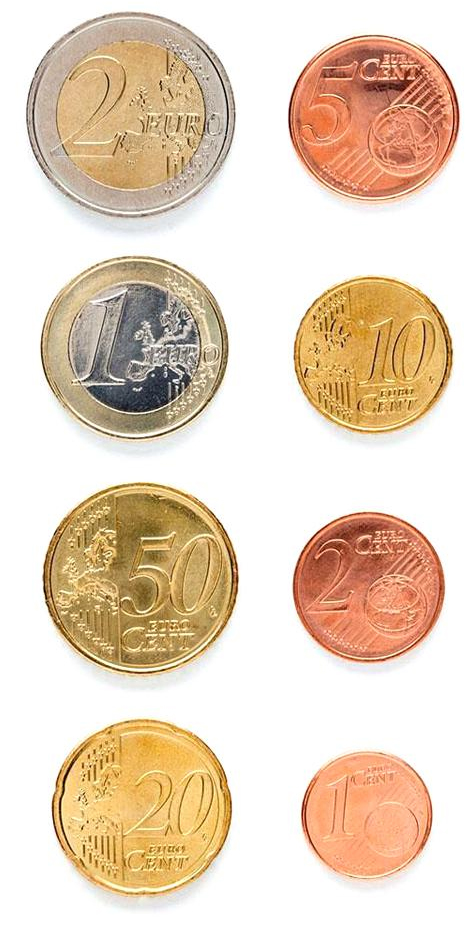
#> input picture Monedas.jpg, 473 x 938 px, given in place of the camera
$ jupyter execute --allow-errors VC_P3.ipynb   (text cells are left out)
#> lines starting #> are read from the running program, lines starting #| are printed output that depends on the picture; after the words box and inside, x2 and y2 are one past the last pixel; in counts of white or black regions, pixels touching at a corner belong together
#> further down, frame is the input picture: shape (938, 473, 3); mean B, G, R 191.5, 212.3, 231.8
[cell 1]
import cv2
import numpy as np
import matplotlib.pyplot as plt
import csv

[cell 2]
click = None

CENT_DIAM_MM = {
    200: 25.75,
    100: 23.25,
    50: 24.25,
    20: 22.25,
    10: 19.75,
    5: 21.25,
    2: 18.75,
    1: 16.25
}

REF = 10  # moneda de referencia (en céntimos)

px_per_mm = None

# [4 lines left out: function on_mouse, not called in this run]

TOL_MM = 0.6
# [5 lines left out: function classify, not called in this run]

def segment(frame):
    gray = cv2.cvtColor(frame, cv2.COLOR_BGR2GRAY)
    gray = cv2.GaussianBlur(gray, (7, 7), 0)

    th = cv2.adaptiveThreshold(gray, 255, cv2.ADAPTIVE_THRESH_GAUSSIAN_C, cv2.THRESH_BINARY_INV, 101, 6)
#> th: shape (938, 473); 23.4% white; 210 white regions (92 under 20 px), largest, box (x1, y1, x2, y2) and area: (42, 482, 239, 676) 15626, (25, 11, 236, 219) 13033, (287, 35, 460, 201) 12110

    k = cv2.getStructuringElement(cv2.MORPH_ELLIPSE, (5, 5))
    th = cv2.morphologyEx(th, cv2.MORPH_OPEN, k)    # quita ruido
#> th: shape (938, 473); 20.7% white; 175 white regions (37 under 20 px), largest, box (x1, y1, x2, y2) and area: (42, 484, 239, 669) 13473, (287, 36, 460, 201) 9945, (25, 11, 236, 219) 9766
    th = cv2.morphologyEx(th, cv2.MORPH_CLOSE, k)   # rellena huecos
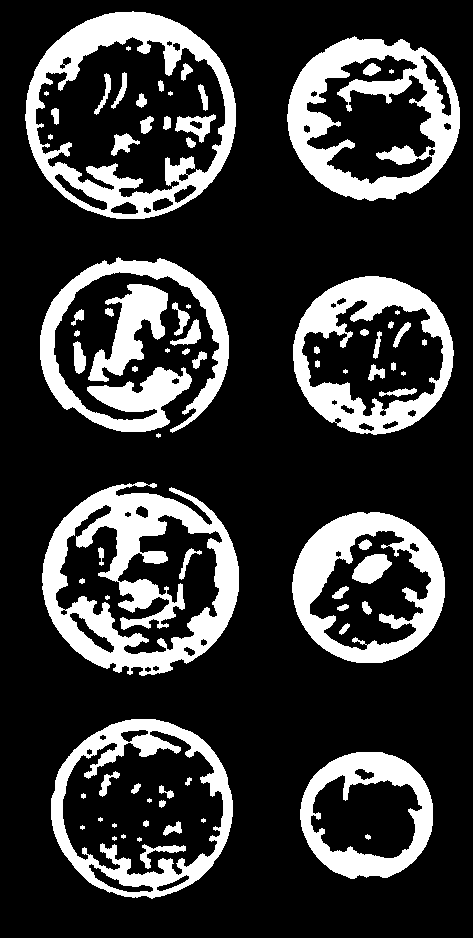
#> th: shape (938, 473); 21.8% white; 80 white regions (19 under 20 px)

    return th

MIN_AREA = 500
MIN_CIRC = 0.6
def detect(frame):
    th = segment(frame)
    contours, _ = cv2.findContours(th, cv2.RETR_EXTERNAL, cv2.CHAIN_APPROX_SIMPLE)
#> contours = 21 contours, 4 with area under 20; largest, box (x1, y1, x2, y2) and area: (25, 11, 236, 219) 34145, (42, 482, 239, 676) 28454, (51, 719, 233, 899) 25344, (287, 36, 460, 201) 21984, (293, 276, 454, 435) 19704
    candidates = []

    for c in contours:
        area = cv2.contourArea(c)

        if area < MIN_AREA:
            continue

        perimeter = cv2.arcLength(c, True)
        if perimeter == 0:
            continue

        circ = 4 * np.pi * area / perimeter**2
        if circ < MIN_CIRC:
            continue

        (cx, cy), _ = cv2.minEnclosingCircle(c)
        d_px = 2 * np.sqrt(area/np.pi)

        candidates.append((c, (int(cx), int(cy)), d_px))  # (contorno, centro, diámetro)
#> this loop made 21 passes
#> area on passes 7, 8, 10, 11, 12, 13, 14, 16: 101, 25, 261.5, 20, 277.5, 81, 43.5, 187.5
#> after the loop, candidates = 6 items

    return candidates

[cell 3]
vid = cv2.VideoCapture(1)

cv2.namedWindow('Monedas')
cv2.setMouseCallback('Monedas', on_mouse)

click = None
px_per_mm = None

while (True):
    ret, frame = vid.read()
    if not ret:
        break

    candidates = detect(frame)
#> candidates = 6 items

    if click is not None:
        for c, center, d_px in candidates:
            if cv2.pointPolygonTest(c, click, False) >= 0:
                px_per_mm = d_px / CENT_DIAM_MM[REF]
                break
        click = None

    total_cent = 0

    if px_per_mm is None:
        msg = f"Haz click en una moneda de {REF/100:.2f} € para calibrar"
        cv2.putText(frame, msg, (10, 30), cv2.FONT_HERSHEY_SIMPLEX, 0.7, (0, 0, 255), 2)
#> frame: shape (938, 473, 3); 0.6% of pixels changed, all inside (x1, y1, x2, y2) = (12, 14, 473, 37)
    else:
        for c, center, d_px in candidates:
            value, d_mm = classify(d_px)

            if value is None:
                cv2.drawContours(frame, [c], -1, (0, 0, 255), 2)   # rojo: no reconocida
                continue

            total_cent += value
            cv2.drawContours(frame, [c], -1, (0, 255, 0), 2)
            cv2.putText(frame, f"{value/100:.2f}", (center[0] - 25, center[1]), cv2.FONT_HERSHEY_SIMPLEX, 0.6, (255, 0, 0), 2)

        cv2.putText(frame, f"Total: {total_cent/100:.2f} EUR", (10, frame.shape[0] - 20), cv2.FONT_HERSHEY_SIMPLEX, 1.5, (0, 255, 0), 3)

    cv2.imshow('Monedas', frame)
    if cv2.waitKey(20) == 27:
#> (key Esc is pressed here)
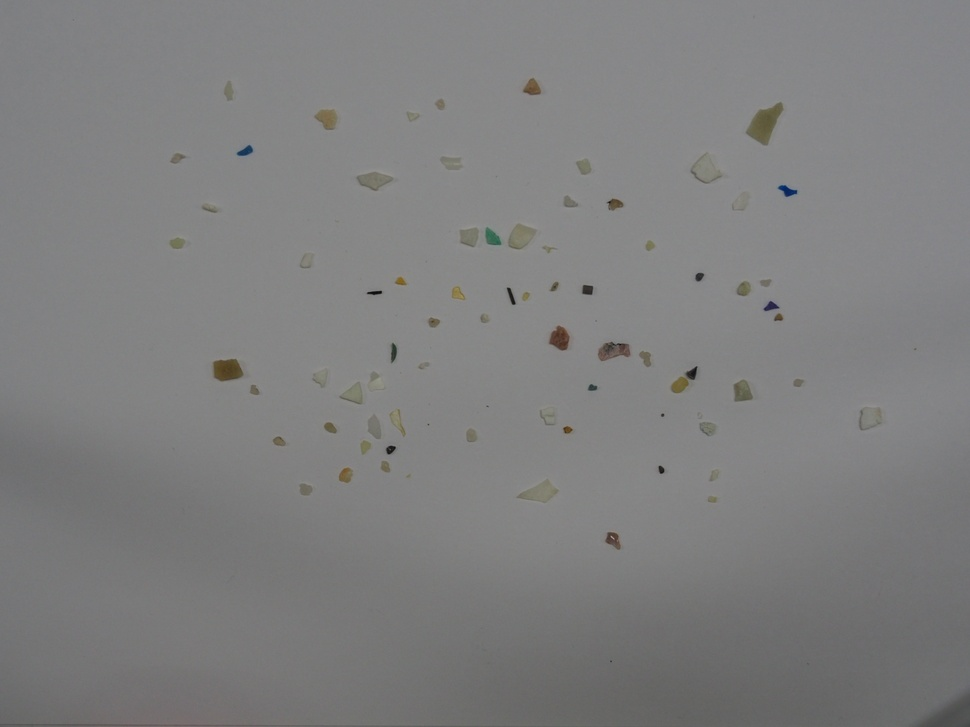
#> input picture fragment-03-olympus-10-01-2020.JPG, 970 x 727 px, shrunk from 4608 x 3456 before the run
#> in show_seg, img is the input picture: shape (727, 970, 3); mean B, G, R 126.9, 126.8, 126.8
        break

vid.release()
cv2.destroyAllWindows()

[cell 4]
MIN_AREA = 150
MAX_AREA = 20000
MIN_T = 10

TRAIN_IMAGES = {
    "FRA": "fragment-03-olympus-10-01-2020.JPG",
    "PEL": "pellet-03-olympus-10-01-2020.JPG",
    "TAR": "tar-03-olympus-10-01-2020.JPG",
}
TEST_IMAGE = "MPs_test.jpg"

def segment_particles(img_bgr):
    blur = cv2.GaussianBlur(img_bgr, (5, 5), 0)
    lab = cv2.cvtColor(blur, cv2.COLOR_BGR2LAB).astype(np.float32)
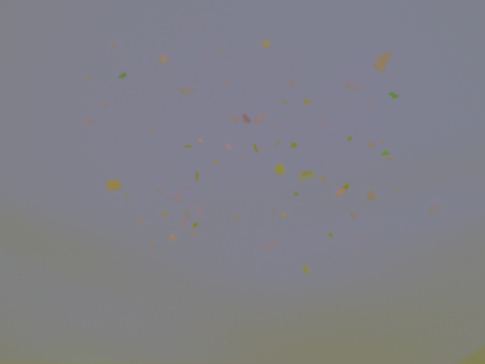
#> lab: shape (727, 970, 3) float32 (shown at 1/2 size); mean B, G, R 135.6, 128, 128

    bg_color = np.median(lab.reshape(-1, 3), axis=0)
#> bg_color = [140, 128, 128]

    # TODO: Explicar bien estas dos líneas
    dist = np.linalg.norm(lab - bg_color, axis=2)
    dist = np.clip(dist * 2.5, 0, 255).astype(np.uint8)
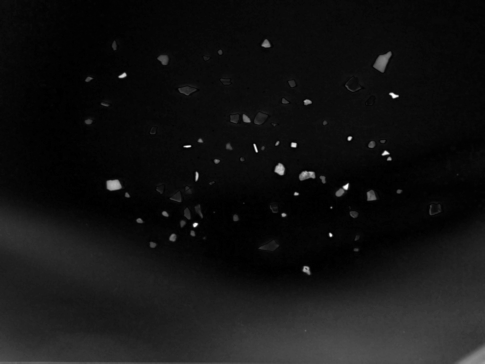
#> dist: shape (727, 970) (shown at 1/2 size); min 0, max 255, mean 18.3

    t, _ = cv2.threshold(dist, 0, 255, cv2.THRESH_BINARY + cv2.THRESH_OTSU)
#> t = 28
    _, th = cv2.threshold(dist, max(t, MIN_T), 255, cv2.THRESH_BINARY)
#> th: shape (727, 970); 24.1% white; 201 white regions (110 under 20 px), largest, box (x1, y1, x2, y2) and area: (0, 415, 970, 727) 157962, (746, 102, 784, 145) 881, (212, 358, 245, 382) 635

    k = cv2.getStructuringElement(cv2.MORPH_ELLIPSE, (5, 5))
    th = cv2.morphologyEx(th, cv2.MORPH_OPEN, k)                # quita ruido
#> th: shape (727, 970); 23.4% white; 85 white regions (6 under 20 px), largest, box (x1, y1, x2, y2) and area: (0, 476, 970, 727) 125677, (0, 416, 365, 609) 28722, (746, 102, 784, 145) 879
    th = cv2.morphologyEx(th, cv2.MORPH_CLOSE, k, iterations=2) # rellena huecos
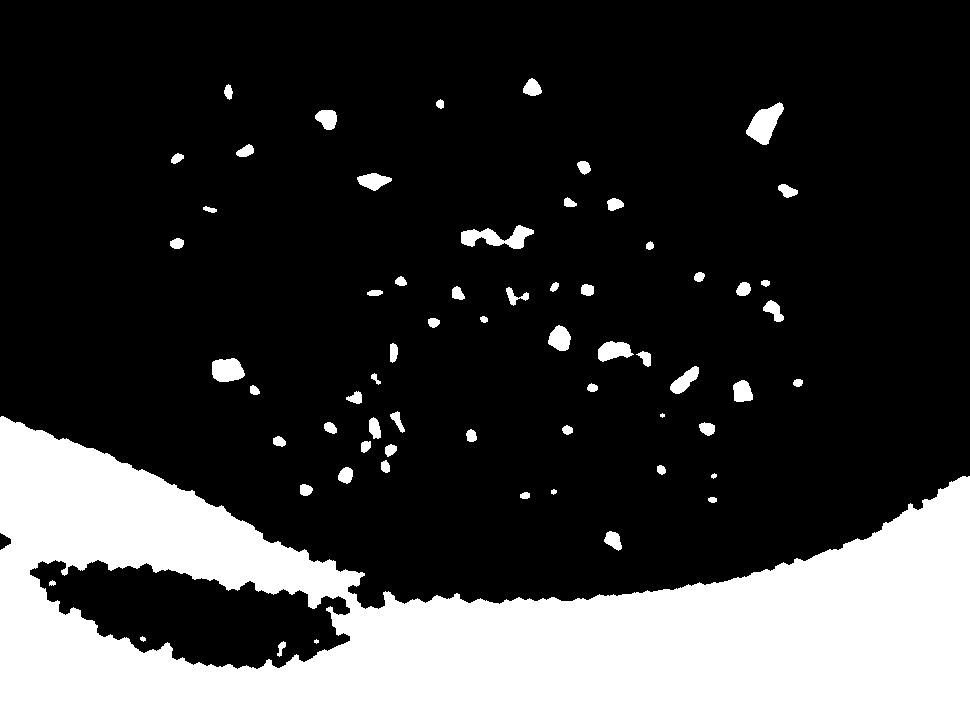
#> th: shape (727, 970); 23.9% white; 64 white regions (2 under 20 px)

    contours, _ = cv2.findContours(th, cv2.RETR_EXTERNAL, cv2.CHAIN_APPROX_SIMPLE)
#> contours = 60 contours, 3 with area under 20; largest, box (x1, y1, x2, y2) and area: (0, 416, 970, 727) 177232, (746, 102, 784, 145) 826, (461, 225, 534, 249) 800, (212, 358, 245, 382) 591, (598, 341, 634, 362) 462
    contours = [c for c in contours if MIN_AREA <= cv2.contourArea(c) <= MAX_AREA]
#> contours = 15 contours; largest, box (x1, y1, x2, y2) and area: (746, 102, 784, 145) 826, (461, 225, 534, 249) 800, (212, 358, 245, 382) 591, (598, 341, 634, 362) 462, (548, 325, 571, 351) 393
    return contours

def show_seg(path):
    img = cv2.imread(path)
    contours = segment_particles(img)
    vis = img.copy()
    cv2.drawContours(vis, contours, -1, (0, 255, 0), 2)
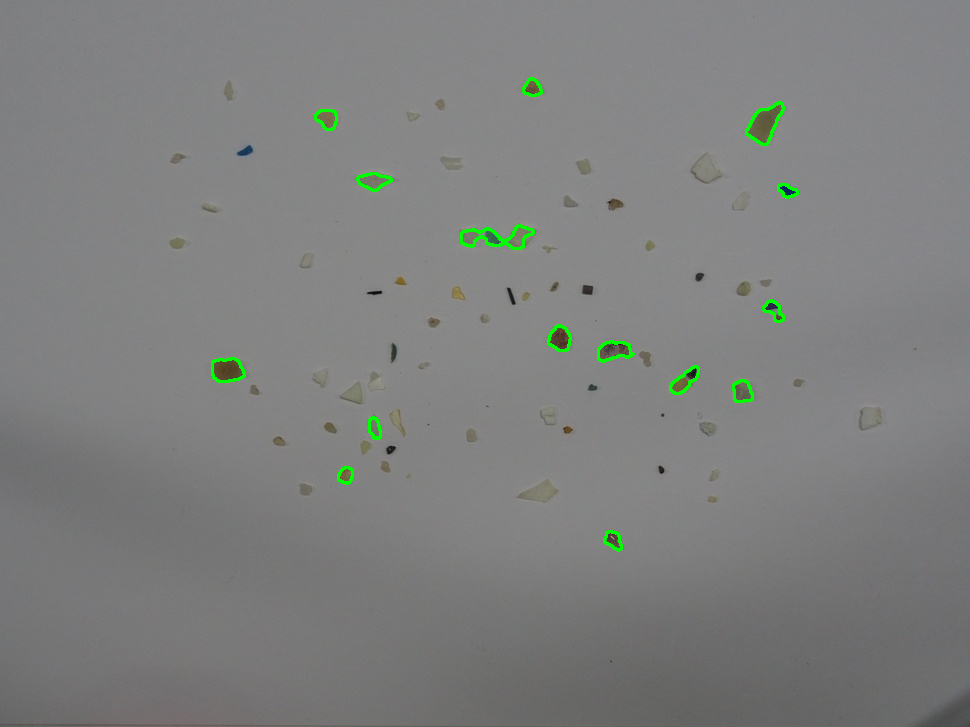
#> vis: shape (727, 970, 3); 0.58% of pixels changed, all inside (x1, y1, x2, y2) = (211, 77, 799, 552)
    plt.figure(figsize=(8, 8))
    plt.imshow(cv2.cvtColor(vis, cv2.COLOR_BGR2RGB))
    plt.title(f"{path}: {len(contours)} partículas")
    plt.axis("off")
    plt.show()

#> (the rest of this cell did not finish here and is left out)

[cell 5]
def particle_features(c, hsv, bg_v):
    height, width = hsv.shape[:2]
    mask = np.zeros((height, width), np.uint8)
    cv2.drawContours(mask, [c], -1, 255, -1)

    area = cv2.contourArea(c)
    perimeter = cv2.arcLength(c, True)
    circ = 4 * np.pi * area / perimeter**2

    hull_area = cv2.contourArea(cv2.convexHull(c))
    solidity = area / hull_area if hull_area > 0 else 0   # baja si es rugoso/irregular

    x, y, w, h = cv2.boundingRect(c)
    extent = area / (w * h)                 # área / área del contenedor
    aspect = min(w, h) / max(w, h)          # ancho/alto del contenedor (≤1)

    if len(c) >= 5:
        (_, axes, _) = cv2.fitEllipse(c)
        ell = min(axes) / max(axes)
    else:
        ell = 1.0

    M = cv2.moments(c)
    cx, cy = M["m10"] / M["m00"], M["m01"] / M["m00"]
    d = np.linalg.norm(c.reshape(-1, 2) - [cx, cy], axis=1)
    dratio = d.min() / d.max()              # ≈1 en círculo

    # Color: solo píxeles del interior (erosionado para evitar el borde)
    inner = cv2.erode(mask, np.ones((3, 3), np.uint8), iterations=2)
    if inner.sum() == 0:
        inner = mask
    S = hsv[..., 1][inner > 0].astype(float)
    V = hsv[..., 2][inner > 0].astype(float)

    return [circ, solidity, extent, aspect, ell, dratio,
            S.mean(), V.mean() - bg_v, V.std(), S.std()]

FEATURE_NAMES = ["circ", "solidity", "extent", "aspect", "ellipse", "dratio",
                 "S_mean", "dV_vs_bg", "V_std", "S_std"]
#> FEATURE_NAMES = ['circ', 'solidity', 'extent', 'aspect', 'ellipse', 'dratio', 'S_mean', 'dV_vs_bg', 'V_std', 'S_std']

def image_features(img_bgr):
    cnts = segment_particles(img_bgr)
#> in segment_particles (call 5), `contours, _ = cv2.findContours(th, cv2.RETR_EXTERNAL, cv2.CHAIN_APPROX..`: contours = 60 contours, 3 with area under 20; largest, box (x1, y1, x2, y2) and area: (0, 416, 970, 727) 177232, (746, 102, 784, 145) 826, (461, 225, 534, 249) 800, (212, 358, 245, 382) 591, (598, 341, 634, 362) 462
#> in segment_particles (call 5), `contours = [c for c in contours if MIN_AREA <= cv2.contourArea(c) <= M..`: contours = 15 contours; largest, box (x1, y1, x2, y2) and area: (746, 102, 784, 145) 826, (461, 225, 534, 249) 800, (212, 358, 245, 382) 591, (598, 341, 634, 362) 462, (548, 325, 571, 351) 393
#> cnts has the same summary as contours in segment_particles
    hsv = cv2.cvtColor(img_bgr, cv2.COLOR_BGR2HSV)
#> hsv: shape (727, 970, 3); mean H, S, V 51.1, 3.5, 127.7
    bg_v = np.median(hsv[..., 2])
#> bg_v = 132
    feats = [particle_features(c, hsv, bg_v) for c in cnts]
#> in particle_features, `S = hsv[..., 1][inner > 0].astype(float)`: S = 100 values, max 92 at index 10, min 36 at index 16, mean 69.75
#> in particle_features, `V = hsv[..., 2][inner > 0].astype(float)`: V = 100 values, max 179 at index 36, min 66 at index 14, mean 90.53
#> in particle_features (call 10), `cv2.drawContours(mask, [c], -1, 255, -1)`:
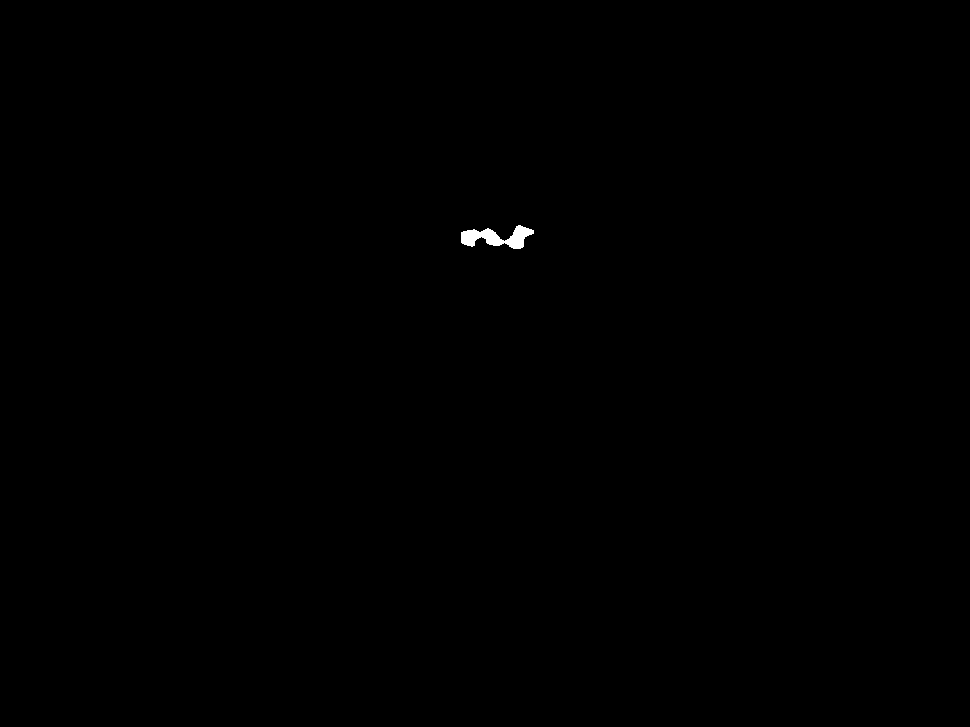
#> mask: shape (727, 970); 0.13% white; 1 white region
#> in particle_features (call 10), `S = hsv[..., 1][inner > 0].astype(float)`: S = 420 values, max 144 at index 334, min 4 at index 110, mean 55.97
#> in particle_features (call 10), `V = hsv[..., 2][inner > 0].astype(float)`: V = 420 values, max 141 at index 108, min 88 at index 363, mean 118.4
#> feats = 15 items
    return cnts, np.array(feats)

[cell 6]
import pandas as pd
from sklearn.tree import DecisionTreeClassifier, export_text


X, y = [], []
for label, path in TRAIN_IMAGES.items():
    img = cv2.imread(path)
    if img is None:
        raise FileNotFoundError(f"No se pudo leer {path}")
    _, F = image_features(img)
    print(label, "->", len(F), "partículas")
#| FRA -> 15 partículas
    X.append(F)
    y += [label] * len(F)
#> y = ['FRA', 'FRA', 'FRA', 'FRA', 'FRA', 'FRA', 'FRA', 'FRA', 'FRA', 'FRA', 'FRA', 'FRA', 'FRA', 'FRA', 'FRA']
X = np.vstack(X)
y = np.array(y)

# características / clase
df = pd.DataFrame(X, columns=FEATURE_NAMES)
#> df = table of 71 rows and 10 columns
df["clase"] = y
print(df.groupby("clase").median().round(2))
#> (printed output is left out)

df.boxplot(column=FEATURE_NAMES, by="clase", figsize=(16, 8), layout=(2, 5), sharey=False)
plt.show()


clf = DecisionTreeClassifier(max_depth=4, class_weight="balanced", random_state=0)
clf.fit(X, y)
print(export_text(clf, feature_names=FEATURE_NAMES))
#> (printed output is left out)
